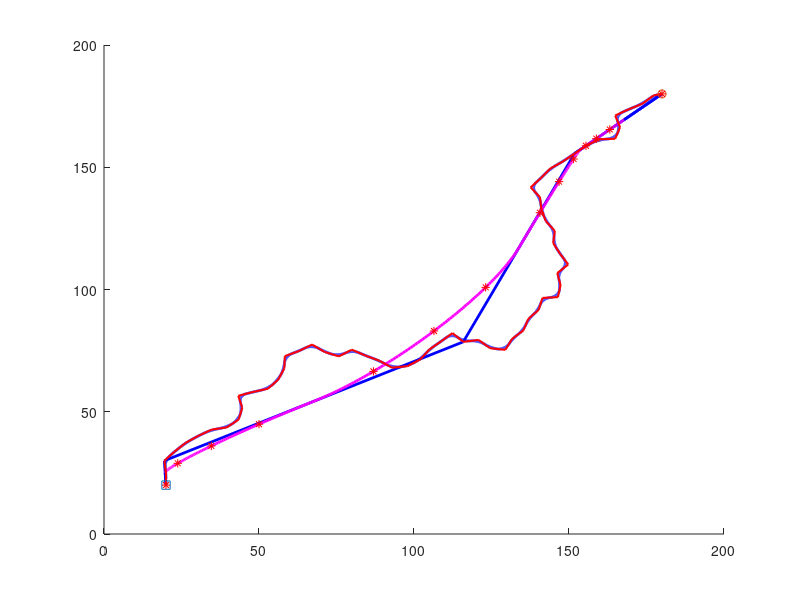

Write the MATLAB code that produced this figure.
%% pathRRT
%%  - create a path from a start node to an end node
%%    using the RRT algorithm.
%%  - RRT = Rapidly-exploring Random Tree
%% 

 
function wayPoint= prune_sm_pathRRT
 
% create random world
Size = 200;
NumObstacles = 10;

s=[20,20];
e=[180,180];

% randomly select start and end nodes
start_node = [s(1),s(2),0,0,0];
end_node   = [e(1),e(2),0,0,0];

world = createWorld(NumObstacles,[Size; Size],[0;0],start_node,end_node);
 
% standard length of path segments
segmentLength = 5;

% establish tree starting with the start node
tree = start_node;
 
% check to see if start_node connects directly to end_node
if ( (norm(start_node(1:2)-end_node(1:2))<segmentLength )...
    &(collision(start_node,end_node,world)==0) )
  path = [start_node; end_node];
else
  numPaths = 0;
  while numPaths<1,
      [tree,flag] = extendTree(tree,end_node,segmentLength,world);
      %canEndConnectToTree(tree,end_node,1,world);
      numPaths = numPaths + flag;
  end
end
 
% find path with minimum cost to end_node
path = findMinimumPath(tree,end_node);
WP=plotWorld(world,path,tree,start_node,end_node);
wayPoint=WP;
disp('wayPoint:');
disp(wayPoint);
 
%%%%%%%%%%%%%%%%%%%%%%%%%%%%%%%%%%%%%%%%%%%%%%%%%%%%%%%%%%%%%%%%%%%%%%%%%%
%% createWorld
%%  - create random world with obstacles
%%  the first element is the north coordinate
%%  the second element is the south coordinate
function world = createWorld(NumObstacles, NEcorner, SWcorner,start_node,end_node);
  fprintf('Ready to creatWorld\n');
  % check to make sure that the region is nonempty
  if (NEcorner(1) <= SWcorner(1)) | (NEcorner(2) <= SWcorner(2)),
      disp('Not valid corner specifications!')
      world=[];
       
  % create world data structure
  else
    world.NumObstacles = NumObstacles;
    world.NEcorner = NEcorner;
    world.SWcorner = SWcorner;
                           
    % create NumObstacles
    maxRadius = min(NEcorner(1)- SWcorner(1), NEcorner(2)-SWcorner(2));
    maxRadius = (maxRadius/NumObstacles)/5;
    for i=1:NumObstacles-2,
        % randomly pick radius
            world.radius(i) = maxRadius*rand;
            world.radius(NumObstacles)=5;
            world.radius(NumObstacles-1)=3;
            % randomly pick center of obstacles
            cn = SWcorner(1) + world.radius(i)...
                + (NEcorner(1)-SWcorner(1)-2*world.radius(i))*rand;
            ce = SWcorner(2) + world.radius(i)...
                + (NEcorner(2)-SWcorner(2)-2*world.radius(i))*rand;
            %world.cn(i) = cn;
            %world.ce(i) = ce;
            if ((norm([cn,ce]-[start_node(1),start_node(2)])>(world.radius(i)+5))...
                & (norm([cn,ce]-[end_node(1),end_node(2)])>(world.radius(i)+5))),
                world.cn(i) = cn;
                world.ce(i) = ce;
                world.cn(NumObstacles)=80;
                world.ce(NumObstacles)=50;
                world.cn(NumObstacles-1)=150;
                world.ce(NumObstacles-1)=160;
            else
                world.radius(i) = 0;
                world.cn(i) = 0;
                world.ce(i) = 0;
                fprintf('obstacle invalid');
            end
            
    end
  end
   
%%%%%%%%%%%%%%%%%%%%%%%%%%%%%%%%%%%%%%%%%%%%%%%%%%%%%%%%%%%%%%%%%%%%%%%%%%
%% generateRandomNode
%%   create a random node (initialize)
function node=generateRandomNode(world);
 
% randomly pick configuration
pn       = (world.NEcorner(1)-world.SWcorner(1))*rand;
pe       = (world.NEcorner(2)-world.SWcorner(2))*rand;
chi      = 0;
cost     = 0;
node     = [pn, pe, chi, cost, 0];
 
% check collision with obstacle
while collision(node, node, world),
  pn       = (world.NEcorner(1)-world.SWcorner(1))*rand;
  pe       = (world.NEcorner(2)-world.SWcorner(2))*rand;
  chi      = 0;
  cost     = 0;
  node     = [pn, pe, chi, cost, 0];
end
 
%%%%%%%%%%%%%%%%%%%%%%%%%%%%%%%%%%%%%%%%%%%%%%%%%%%%%%%%%%%%%%%%%%%%%%%%%%
%% collision
%%   check to see if a node is in collsion with obstacles
function collision_flag = collision(node, parent, world);
fprintf('checking collision\n');

collision_flag = 0;
 
if ((node(1)>world.NEcorner(1))...
    | (node(1)<world.SWcorner(1))...
    | (node(2)>world.NEcorner(2))...
    | (node(2)<world.SWcorner(2))),
        collision_flag = 1;
else
    for sigma = 0:.2:1,
        p = sigma*node(1:2) + (1-sigma)*parent(1:2);
        % check each obstacle
        for i=1:world.NumObstacles,
         if (norm([p(1);p(2)]-[world.cn(i); world.ce(i)])<=1.5*world.radius(i)),
            collision_flag = 1;
            break;
         end
      end
    end
end
 
%%%%%%%%%%%%%%%%%%%%%%%%%%%%%%%%%%%%%%%%%%%%%%%%%%%%%%%%%%%%%%%%%%%%%%%%%%
%% collision_pru
%%   check to see if a node is in collsion with obstacles
function collision_flag = collision_pru(node, parent, world);
collision_flag=0;
% check each obstacle
a=parent(2)-node(2);
b=node(1)-parent(1);
c=node(2)*parent(1)-parent(2)*node(1);
r=a^2+b^2;
    for i=1:world.NumObstacles,
          x=(b*(b*world.cn(i)-a*world.ce(i))-a*c)/r; % the closest point(x,y) to the obstacle on the line
          y=(a*(-b*world.cn(i)+a*world.ce(i))-b*c)/r;% the closest point(x,y) to the obstacle on the line
          d=abs(a*world.cn(i)+b*world.ce(i)+c)/r^0.5; % distance between the center of obstacle and the line
        if parent(1)>=node(1)
            if (x>=node(1) && x<=parent(1)),
                if d<=((world.radius(i))+3),
                    collision_flag = 1;
                break;
                end
            end
        else
            if (x>=parent(1) && x<=node(1)),
                if d<=((world.radius(i))+3),
                    collision_flag = 1;
                break;
                end
            end
        end
      end
%%%%%%%%%%%%%%%%%%%%%%%%%%%%%%%%%%%%%%%%%%%%%%%%%%%%%%%%%%%%%%%%%%%%%%%%%%
%% canEndConnectToTree
%%   check to see if the end node can connect to the tree
%function flag = canEndConnectToTree(tree,end_node,minDist,world);
%  flag = 0;
  % check only last node added to tree since others have been checked
%  if ( (norm(tree(end,1:2)-end_node(1:2))<minDist)...
%     & (collision(tree(end,1:2), end_node(1:2), world)==0) ),
%    flag = 1;
%  end
 
%%%%%%%%%%%%%%%%%%%%%%%%%%%%%%%%%%%%%%%%%%%%%%%%%%%%%%%%%%%%%%%%%%%%%%%%%%
%% extendTree
%%   extend tree by randomly selecting point and growing tree toward that
%%   point
function [new_tree,flag] = extendTree(tree,end_node,segmentLength,world);
  fprintf('extendTree...\n');
  flag1 = 0;
  while flag1==0,
    % select a random point
    if (rand>0.01 & rand<0.99)
        randomPoint = [...
        (world.NEcorner(1)-world.SWcorner(1))*rand,...
        (world.NEcorner(2)-world.SWcorner(2))*rand];
    else
        randomPoint=[end_node(1),end_node(2)];
    end
    
    % find leaf on node that is closest to randomPoint
    tmp = tree(:,1:2)-ones(size(tree,1),1)*randomPoint; % times ones is to make sure the same dimention, because tree maybe has n rows
    [dist,idx] = min(diag(tmp*tmp')); 
    cost     = tree(idx,4) + segmentLength;
    new_point = (randomPoint-tree(idx,1:2));
    new_point = tree(idx,1:2)+new_point/norm(new_point)*segmentLength;
    new_node = [new_point, 0, cost, idx];
    if collision(new_node, tree(idx,:), world)==0,
      new_tree = [tree; new_node];
      flag1=1;
    end
  end
   
  % check to see if new node connects directly to end_node
  if ( (norm(new_node(1:2)-end_node(1:2))<segmentLength )...
      &(collision(new_node,end_node,world)==0) )
    flag = 1;
    new_tree(end,3)=1;  % mark node as connecting to end.
  else
    flag = 0;
  end
   
%%%%%%%%%%%%%%%%%%%%%%%%%%%%%%%%%%%%%%%%%%%%%%%%%%%%%%%%%%%%%%%%%%%%%%%%%%
%% findMinimumPath
%%   find the lowest cost path to the end node
function path = findMinimumPath(tree,end_node);
    fprintf('find minimum path...\n'); 
    % find nodes that connect to end_node
    connectingNodes = [];
    for i=1:size(tree,1),
        if tree(i,3)==1,
            connectingNodes = [connectingNodes; tree(i,:)];
            disp(connectingNodes);
            disp(tree);
        end
    end
 
    % find minimum cost last node
    %disp(connectingNodes);
    [tmp,idx] = min(connectingNodes(:,4));
    fprintf('tmp=%d,idx=%d\n',tmp,idx);
    
    % construct lowest cost path
    path = [connectingNodes(idx,:); end_node];
    parent_node = connectingNodes(idx,5);
    while parent_node>=1,
        path = [tree(parent_node,:); path];
        parent_node = tree(parent_node,5);
    end
     
%%%%%%%%%%%%%%%%%%%%%%%%%%%%%%%%%%%%%%%%%%%%%%%%%%%%%%%%%%%%%%%%%%%%%%%%%%
%% plotWorld
%%   plot obstacles and path
function WP=plotWorld(world,path,tree,start_node,end_node)
  fprintf('ploting...\n');
  % the first element is the north coordinate
  % the second element is the south coordinate
  disp(start_node);
  disp(end_node);
  N = 10;
  th = 0:2*pi/N:2*pi;
  figure(1), clf
  axis([world.SWcorner(1),world.NEcorner(1),...
      world.SWcorner(2), world.NEcorner(2)]);
  hold on
   
  %for i=1:world.NumObstacles,
  %    X = world.radius(i)*cos(th) + world.cn(i);
  %    Y = world.radius(i)*sin(th) + world.ce(i);
  %    fill(X,Y,'k');
  %end
  %for i=2:size(tree,1); % tree plotting
  %    plot([tree(tree(i,5),1), tree(i,1)], [tree(tree(i,5),2), tree(i,2)])
  %end
  X = path(:,1);
  Y = path(:,2);
  [n,m]=size(path);
  cp=[,];  %control point 
  for i=1:n-1,
    cp0=[path(i,1)+(path(i+1,1)-path(i,1))/4,path(i,2)+(path(i+1,2)-path(i,2))/4];
    cp1=[path(i,1)+(path(i+1,1)-path(i,1))/2,path(i,2)+(path(i+1,2)-path(i,2))/2];
    cp2=[path(i,1)+(path(i+1,1)-path(i,1))*3/4,path(i,2)+(path(i+1,2)-path(i,2))*3/4];
    cp=[cp;cp0;cp1;cp2];
  end
  B=[,]; %Cubic Bezier curve point
  [nc,mc]=size(cp);
  for j=2:3:nc-2,
    for t=0:0.01:1,
        B1=[(1-t)^3*cp(j,1)+3*(1-t)^2*t*cp(j+1,1)+3*(1-t)*t^2*cp(j+2,1)+t^3*cp(j+3,1),...
            (1-t)^3*cp(j,2)+3*(1-t)^2*t*cp(j+1,2)+3*(1-t)*t^2*cp(j+2,2)+t^3*cp(j+3,2)];
        B=[B;B1];
    end
  end
  %% path pruning
    pru=path(n,:);  %pru represent the pruned path
    j=n;
    p=n-1;
    while j>2
        if (collision_pru(path(p,:),path(j,:),world)==1 | p==1),
            if p > 1,
                pru=[pru;path(p+1,:)];
            end
            j=p+1;
        end
        if p>1,
            p=p-1;
        end
    end 
    pru=[pru;path(1,:)];
    fprintf('pru:');
    disp(pru);
  %% pruning path Cubic Bezier curve point
  [pn,pm]=size(pru);
  pcp=[,];  %control point 
  for i=1:pn-1,
    pcp0=[pru(i,1)+(pru(i+1,1)-pru(i,1))/4,pru(i,2)+(pru(i+1,2)-pru(i,2))/4];
    pcp1=[pru(i,1)+(pru(i+1,1)-pru(i,1))/2,pru(i,2)+(pru(i+1,2)-pru(i,2))/2];
    pcp2=[pru(i,1)+(pru(i+1,1)-pru(i,1))*3/4,pru(i,2)+(pru(i+1,2)-pru(i,2))*3/4];
    pcp=[pcp;pcp0;pcp1;pcp2];
  end
  pB=[,]; %Cubic Bezier curve point
  WP=[end_node(1),end_node(2)];
  [pnc,pmc]=size(pcp);
  if pnc>4
    for j=2:3:pnc-2,
        for t=0:0.01:1,
            pB1=[(1-t)^3*pcp(j,1)+3*(1-t)^2*t*pcp(j+1,1)+3*(1-t)*t^2*pcp(j+2,1)+t^3*pcp(j+3,1),...
                (1-t)^3*pcp(j,2)+3*(1-t)^2*t*pcp(j+1,2)+3*(1-t)*t^2*pcp(j+2,2)+t^3*pcp(j+3,2)];
            if t==0.25 | t==0.5 | t==0.75,
                WP=[WP;pB1]; %WP: waypoint
            end
            pB=[pB;pB1];
        end
    end
  else
      for t=0:0.1:1,
          pB1=[pru(2,1)-pru(1,1),pru(2,2)-pru(1,2)]*t+[pru(1,1),pru(1,2)];
          pB=[pB;pB1];
           if t==0.5,
                WP=[WP;pB1]; %WP: waypoint
           end
      end
  end
  WP=[WP;[start_node(1),start_node(2)]];
  %%
  cpx=cp(:,1);  %control point x coordinate
  cpy=cp(:,2);  %control point y coordinate
  BX=B(:,1);    %cubic bezier curve x coordinate
  BY=B(:,2);    %cubic bezier curve y coordinate
  pBX=pB(:,1);
  pBY=pB(:,2);
  disp('pB:');
  disp(pB);
  
  PX=pru(:,1);
  PY=pru(:,2);
  plot(PX,PY,'b','linewidth',2);
  plot(BX,BY,'b','linewidth',2);
  plot(pBX,pBY,'m','linewidth',2);
  %
  plot([pcp(pnc-1,1),start_node(1)],[pcp(pnc-1,2),start_node(2)],'b','linewidth',2);
  plot([pcp(2,1),end_node(1)],[pcp(2,2),end_node(2)],'b','linewidth',2);
  %
  %plot(cpx,cpy,'o');
  plot(X,Y,'r','linewidth',1.5);
  plot(start_node(1),start_node(2),'s');
  plot(end_node(1),end_node(2),'o');
  %display(pru);
  
  nwaypoint=length(WP);
  for i=1:nwaypoint,
        plot(WP(i,1),WP(i,2),'r*');
  end
  WP=WP;
  
  